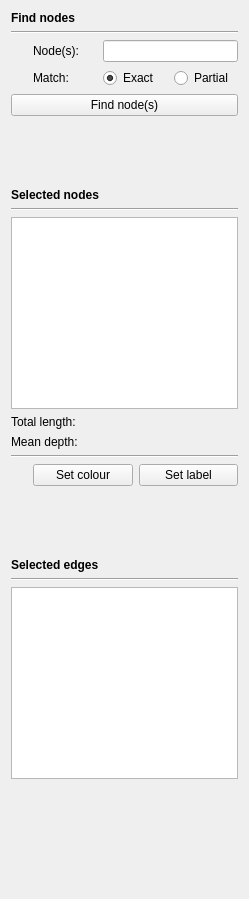
      <widget class="QWidget" name="selectionScrollAreaWidgetContents">
       <property name="geometry">
        <rect>
         <x>0</x>
         <y>0</y>
         <width>249</width>
         <height>899</height>
        </rect>
       </property>
       <property name="sizePolicy">
        <sizepolicy hsizetype="Minimum" vsizetype="Preferred">
         <horstretch>0</horstretch>
         <verstretch>0</verstretch>
        </sizepolicy>
       </property>
       <layout class="QVBoxLayout" name="verticalLayout_4">
        <item>
         <widget class="QLabel" name="label_14">
          <property name="sizePolicy">
           <sizepolicy hsizetype="Minimum" vsizetype="Preferred">
            <horstretch>0</horstretch>
            <verstretch>0</verstretch>
           </sizepolicy>
          </property>
          <property name="font">
           <font>
            <weight>75</weight>
            <bold>true</bold>
           </font>
          </property>
          <property name="text">
           <string>Find nodes</string>
          </property>
         </widget>
        </item>
        <item>
         <widget class="Line" name="line_10">
          <property name="orientation">
           <enum>Qt::Horizontal</enum>
          </property>
         </widget>
        </item>
        <item>
         <widget class="QWidget" name="nodeSelectionWidget" native="true">
          <property name="enabled">
           <bool>true</bool>
          </property>
          <layout class="QGridLayout" name="gridLayout_2">
           <property name="leftMargin">
            <number>0</number>
           </property>
           <property name="topMargin">
            <number>0</number>
           </property>
           <property name="rightMargin">
            <number>0</number>
           </property>
           <property name="bottomMargin">
            <number>0</number>
           </property>
           <item row="1" column="0">
            <widget class="InfoTextWidget" name="selectionSearchNodesMatchTypeInfoText" native="true">
             <property name="enabled">
              <bool>true</bool>
             </property>
             <property name="sizePolicy">
              <sizepolicy hsizetype="Fixed" vsizetype="Fixed">
               <horstretch>0</horstretch>
               <verstretch>0</verstretch>
              </sizepolicy>
             </property>
             <property name="minimumSize">
              <size>
               <width>16</width>
               <height>16</height>
              </size>
             </property>
            </widget>
           </item>
           <item row="1" column="2">
            <widget class="QRadioButton" name="selectionSearchNodesExactMatchRadioButton">
             <property name="text">
              <string>Exact</string>
             </property>
             <property name="checked">
              <bool>true</bool>
             </property>
            </widget>
           </item>
           <item row="0" column="1">
            <widget class="QLabel" name="label_12">
             <property name="enabled">
              <bool>true</bool>
             </property>
             <property name="sizePolicy">
              <sizepolicy hsizetype="Minimum" vsizetype="Preferred">
               <horstretch>0</horstretch>
               <verstretch>0</verstretch>
              </sizepolicy>
             </property>
             <property name="text">
              <string>Node(s):</string>
             </property>
            </widget>
           </item>
           <item row="0" column="0">
            <widget class="InfoTextWidget" name="selectionSearchInfoText" native="true">
             <property name="sizePolicy">
              <sizepolicy hsizetype="Fixed" vsizetype="Fixed">
               <horstretch>0</horstretch>
               <verstretch>0</verstretch>
              </sizepolicy>
             </property>
             <property name="minimumSize">
              <size>
               <width>16</width>
               <height>16</height>
              </size>
             </property>
            </widget>
           </item>
           <item row="1" column="1">
            <widget class="QLabel" name="label_16">
             <property name="enabled">
              <bool>true</bool>
             </property>
             <property name="text">
              <string>Match:</string>
             </property>
            </widget>
           </item>
           <item row="1" column="3">
            <widget class="QRadioButton" name="selectionSearchNodesPartialMatchRadioButton">
             <property name="text">
              <string>Partial</string>
             </property>
            </widget>
           </item>
           <item row="0" column="2" colspan="2">
            <widget class="QLineEdit" name="selectionSearchNodesLineEdit">
             <property name="enabled">
              <bool>true</bool>
             </property>
             <property name="sizePolicy">
              <sizepolicy hsizetype="Minimum" vsizetype="Fixed">
               <horstretch>0</horstretch>
               <verstretch>0</verstretch>
              </sizepolicy>
             </property>
            </widget>
           </item>
          </layout>
         </widget>
        </item>
        <item>
         <widget class="QPushButton" name="selectNodesButton">
          <property name="text">
           <string>Find node(s)</string>
          </property>
         </widget>
        </item>
        <item>
         <widget class="QWidget" name="selectedNodesSpacerWidget" native="true">
          <layout class="QVBoxLayout" name="verticalLayout_5">
           <property name="leftMargin">
            <number>0</number>
           </property>
           <property name="topMargin">
            <number>0</number>
           </property>
           <property name="rightMargin">
            <number>0</number>
           </property>
           <property name="bottomMargin">
            <number>0</number>
           </property>
           <item>
            <spacer name="selectedNodesSpacer">
             <property name="orientation">
              <enum>Qt::Vertical</enum>
             </property>
             <property name="sizeType">
              <enum>QSizePolicy::Fixed</enum>
             </property>
             <property name="sizeHint" stdset="0">
              <size>
               <width>20</width>
               <height>60</height>
              </size>
             </property>
            </spacer>
           </item>
          </layout>
         </widget>
        </item>
        <item>
         <widget class="QLabel" name="selectedNodesTitleLabel">
          <property name="sizePolicy">
           <sizepolicy hsizetype="Minimum" vsizetype="Preferred">
            <horstretch>0</horstretch>
            <verstretch>0</verstretch>
           </sizepolicy>
          </property>
          <property name="font">
           <font>
            <weight>75</weight>
            <bold>true</bold>
           </font>
          </property>
          <property name="text">
           <string>Selected nodes</string>
          </property>
         </widget>
        </item>
        <item>
         <widget class="Line" name="selectedNodesLine1">
          <property name="orientation">
           <enum>Qt::Horizontal</enum>
          </property>
         </widget>
        </item>
        <item>
         <widget class="QPlainTextEdit" name="selectedNodesTextEdit">
          <property name="sizePolicy">
           <sizepolicy hsizetype="Ignored" vsizetype="Minimum">
            <horstretch>0</horstretch>
            <verstretch>0</verstretch>
           </sizepolicy>
          </property>
          <property name="readOnly">
           <bool>true</bool>
          </property>
         </widget>
        </item>
        <item>
         <widget class="QLabel" name="selectedNodesLengthLabel">
          <property name="sizePolicy">
           <sizepolicy hsizetype="Minimum" vsizetype="Preferred">
            <horstretch>0</horstretch>
            <verstretch>0</verstretch>
           </sizepolicy>
          </property>
          <property name="text">
           <string>Total length:</string>
          </property>
          <property name="alignment">
           <set>Qt::AlignLeading|Qt::AlignLeft|Qt::AlignVCenter</set>
          </property>
         </widget>
        </item>
        <item>
         <widget class="QLabel" name="selectedNodesDepthLabel">
          <property name="sizePolicy">
           <sizepolicy hsizetype="Minimum" vsizetype="Preferred">
            <horstretch>0</horstretch>
            <verstretch>0</verstretch>
           </sizepolicy>
          </property>
          <property name="text">
           <string>Mean depth:</string>
          </property>
          <property name="alignment">
           <set>Qt::AlignLeading|Qt::AlignLeft|Qt::AlignVCenter</set>
          </property>
         </widget>
        </item>
        <item>
         <widget class="Line" name="selectedNodesLine2">
          <property name="orientation">
           <enum>Qt::Horizontal</enum>
          </property>
         </widget>
        </item>
        <item>
         <widget class="QWidget" name="selectedNodesModificationWidget" native="true">
          <layout class="QGridLayout" name="gridLayout">
           <property name="leftMargin">
            <number>0</number>
           </property>
           <property name="topMargin">
            <number>0</number>
           </property>
           <property name="rightMargin">
            <number>0</number>
           </property>
           <property name="bottomMargin">
            <number>0</number>
           </property>
           <item row="0" column="0">
            <widget class="InfoTextWidget" name="setColourAndLabelInfoText" native="true">
             <property name="sizePolicy">
              <sizepolicy hsizetype="Fixed" vsizetype="Fixed">
               <horstretch>0</horstretch>
               <verstretch>0</verstretch>
              </sizepolicy>
             </property>
             <property name="minimumSize">
              <size>
               <width>16</width>
               <height>16</height>
              </size>
             </property>
            </widget>
           </item>
           <item row="0" column="2">
            <widget class="QPushButton" name="setNodeCustomLabelButton">
             <property name="toolTip">
              <string>Ctrl+L</string>
             </property>
             <property name="text">
              <string>Set label</string>
             </property>
            </widget>
           </item>
           <item row="0" column="1">
            <widget class="QPushButton" name="setNodeCustomColourButton">
             <property name="toolTip">
              <string>Ctrl+O</string>
             </property>
             <property name="text">
              <string>Set colour</string>
             </property>
            </widget>
           </item>
          </layout>
         </widget>
        </item>
        <item>
         <widget class="QWidget" name="selectedEdgesSpacerWidget" native="true">
          <layout class="QVBoxLayout" name="verticalLayout_6">
           <property name="leftMargin">
            <number>0</number>
           </property>
           <property name="topMargin">
            <number>0</number>
           </property>
           <property name="rightMargin">
            <number>0</number>
           </property>
           <property name="bottomMargin">
            <number>0</number>
           </property>
           <item>
            <spacer name="selectedEdgesSpacer">
             <property name="orientation">
              <enum>Qt::Vertical</enum>
             </property>
             <property name="sizeType">
              <enum>QSizePolicy::Fixed</enum>
             </property>
             <property name="sizeHint" stdset="0">
              <size>
               <width>20</width>
               <height>60</height>
              </size>
             </property>
            </spacer>
           </item>
          </layout>
         </widget>
        </item>
        <item>
         <widget class="QLabel" name="selectedEdgesTitleLabel">
          <property name="sizePolicy">
           <sizepolicy hsizetype="Minimum" vsizetype="Preferred">
            <horstretch>0</horstretch>
            <verstretch>0</verstretch>
           </sizepolicy>
          </property>
          <property name="font">
           <font>
            <weight>75</weight>
            <bold>true</bold>
           </font>
          </property>
          <property name="text">
           <string>Selected edges</string>
          </property>
         </widget>
        </item>
        <item>
         <widget class="Line" name="selectedEdgesLine">
          <property name="orientation">
           <enum>Qt::Horizontal</enum>
          </property>
         </widget>
        </item>
        <item>
         <widget class="QPlainTextEdit" name="selectedEdgesTextEdit">
          <property name="sizePolicy">
           <sizepolicy hsizetype="Ignored" vsizetype="Minimum">
            <horstretch>0</horstretch>
            <verstretch>0</verstretch>
           </sizepolicy>
          </property>
          <property name="readOnly">
           <bool>true</bool>
          </property>
         </widget>
        </item>
        <item>
         <spacer name="verticalSpacer_5">
          <property name="orientation">
           <enum>Qt::Vertical</enum>
          </property>
          <property name="sizeHint" stdset="0">
           <size>
            <width>20</width>
            <height>40</height>
           </size>
          </property>
         </spacer>
        </item>
       </layout>
      </widget>
